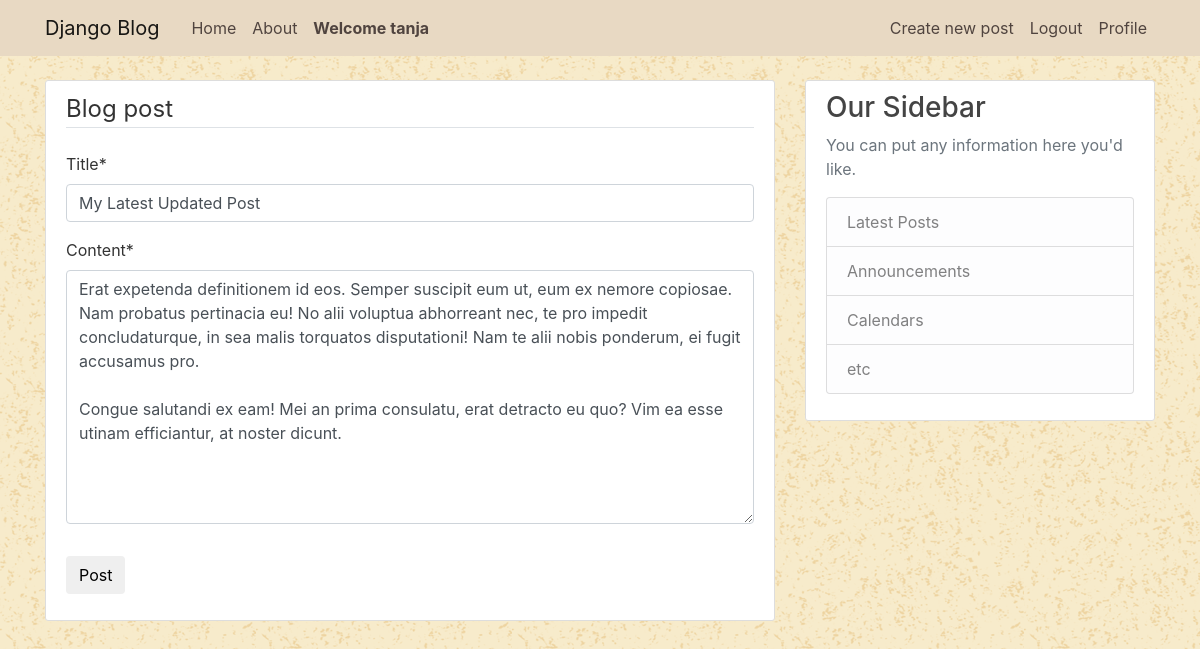
Page /post/30/update/ (signed in) on the committed database.
### blog/models.py (models this page shows, shortened)
class Post(models.Model):
    title = models.CharField(max_length=255)
    content = models.TextField()
    date_posted = models.DateTimeField(default= timezone.now)
    author = models.ForeignKey(User,on_delete= models.CASCADE)

### blog/views.py (the view, shortened to what this page needs)
# urls.py: path('post/<int:pk>/update/', PostUpdateView.as_view(),name='post-update'),
class PostUpdateView(LoginRequiredMixin,UserPassesTestMixin,UpdateView):
    fields = ['title','content']
    model = Post
    def test_func(self):
        post = self.get_object()
        if self.request.user == post.author:
            return True
        else:
            return False

### blog/templates/blog/post_form.html (shortened to what this page needs)
{% extends 'blog/base.html'%}
{% load crispy_forms_tags %}
{% block content%}
<div class="content-section">
    <form  method="POST">
        <fieldset class="form-group">
            <legend class="border-bottom mb-4">Blog post</legend>
            {{form|crispy}}
        </fieldset>
        <div class="form-group">
            <button class="btn btn-outline_info" type="submit">Post</button>
        </div>
    </form>
</div>
{% endblock %}

### blog/templates/blog/base.html (shortened to what this page needs)
{% load staticfiles %}
<!doctype html>
<html lang="en">
  <head>
    <link rel="stylesheet" href="https://maxcdn.bootstrapcdn.com/bootstrap/4.0.0/css/bootstrap.min.css">
    <link rel="stylesheet" href="https://use.fontawesome.com/releases/v5.3.1/css/all.css">
    <link rel="stylesheet" href="{% static 'css/main.css'%}">
  </head>
  <body>
      <header class="site-header">
      <nav class="navbar navbar-expand-md navbar-light bg-steel fixed-top">
        <div class="container">
          <a class="navbar-brand mr-4" href="{% url 'blog-home' %}">Django Blog</a>
          <div class="collapse navbar-collapse" id="navbarToggle">
            <div class="navbar-nav mr-auto">
              <a class="nav-item nav-link" href="{% url 'blog-home' %}">Home</a>
              <a class="nav-item nav-link" href="{% url 'blog-about' %}">About</a>
              <a class="nav-item nav-link"><strong>Welcome {{request.user}}</strong></a>
            </div>
            <div class="navbar-nav">
                {% if user.is_authenticated %}
                    <a class="nav-item nav-link" href="{% url 'post-create' %}">Create new post</a>
                    <a class="nav-item nav-link" href="{% url 'logout' %}">Logout</a>
                    <a class="nav-item nav-link" href="{% url 'profile' %}">Profile</a>
                {% else %}
                  <a class="nav-item nav-link" href="{% url 'login' %}">Login</a>
                  <a class="nav-item nav-link" href="{% url 'register' %}">Register</a>
                {% endif%}
            </div>
          </div>
        </div>
      </nav>
</header>
<main role="main" class="container">
  <div class="row">
    <div class="col-md-8">
      {% block content %}{% endblock %}
    </div>
    <div class="col-md-4">
      <div class="content-section">
        <h3>Our Sidebar</h3>
        <p class='text-muted'>You can put any information here you'd like.
          <ul class="list-group">
            <li class="list-group-item list-group-item-light">Latest Posts</li>
            <li class="list-group-item list-group-item-light">Announcements</li>
            <li class="list-group-item list-group-item-light">Calendars</li>
            <li class="list-group-item list-group-item-light">etc</li>
          </ul>
        </p>
      </div>
    </div>
  </div>
</main>
  </body>
</html>

### static/css/main.css (style rules this page uses)
body { #background: #fafafa; color: #333333; margin-top: 5rem; background-image: url(../img/old_map.png); }
h1, h2, h3, h4, h5, h6 { color: #444444; }
ul { margin: 0; }
.bg-steel { background-color: #e8d9c3; }
.site-header .navbar-nav .nav-link { color: #50443f }
.content-section { background: #ffffff; padding: 10px 20px; border: 1px solid #dddddd; border-radius: 3px; margin-bottom: 20px; }

### rows in the picture
Post: title "My Latest Updated Post", content "Erat expetenda definitionem id eos. Semper suscipit eum ut, eum ex nemore copiosae. Nam probatus pertinacia eu! No alii voluptua abhorreant nec, te pro impedit concludaturque, in sea malis torquatos disputationi! Nam te alii nobis ponderum, ei fugit accusamus pro. Congue salutandi ex eam! Mei an prima consulatu, erat detracto eu quo? Vim ea esse utinam efficiantur, at noster dicunt."

### other values in the picture
{{ request.user }} "tanja"
